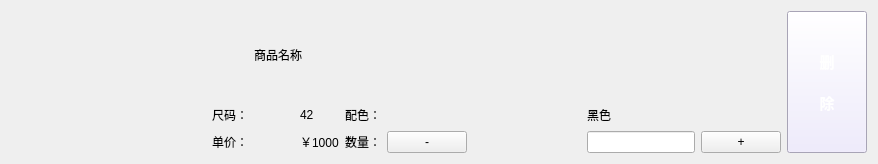
<?xml version="1.0" encoding="UTF-8"?>
<ui version="4.0">
 <class>ShopCartItem</class>
 <widget class="QWidget" name="ShopCartItem">
  <property name="geometry">
   <rect>
    <x>0</x>
    <y>0</y>
    <width>878</width>
    <height>164</height>
   </rect>
  </property>
  <property name="windowTitle">
   <string>Form</string>
  </property>
  <layout class="QGridLayout" name="gridLayout_2">
   <item row="0" column="0">
    <layout class="QGridLayout" name="gridLayout">
     <item row="0" column="0" rowspan="3">
      <widget class="QWidget" name="photowidget" native="true">
       <property name="sizePolicy">
        <sizepolicy hsizetype="Expanding" vsizetype="Expanding">
         <horstretch>0</horstretch>
         <verstretch>0</verstretch>
        </sizepolicy>
       </property>
       <property name="styleSheet">
        <string notr="true"/>
       </property>
      </widget>
     </item>
     <item row="0" column="2" colspan="2">
      <widget class="QLabel" name="lb_shoesname">
       <property name="sizePolicy">
        <sizepolicy hsizetype="Preferred" vsizetype="Preferred">
         <horstretch>0</horstretch>
         <verstretch>0</verstretch>
        </sizepolicy>
       </property>
       <property name="text">
        <string>商品名称</string>
       </property>
      </widget>
     </item>
     <item row="0" column="7">
      <spacer name="verticalSpacer_6">
       <property name="orientation">
        <enum>Qt::Vertical</enum>
       </property>
       <property name="sizeType">
        <enum>QSizePolicy::Expanding</enum>
       </property>
       <property name="sizeHint" stdset="0">
        <size>
         <width>13</width>
         <height>75</height>
        </size>
       </property>
      </spacer>
     </item>
     <item row="1" column="1">
      <widget class="QLabel" name="label_6">
       <property name="text">
        <string>尺码：</string>
       </property>
      </widget>
     </item>
     <item row="1" column="2">
      <spacer name="horizontalSpacer_7">
       <property name="orientation">
        <enum>Qt::Horizontal</enum>
       </property>
       <property name="sizeType">
        <enum>QSizePolicy::Preferred</enum>
       </property>
       <property name="sizeHint" stdset="0">
        <size>
         <width>40</width>
         <height>20</height>
        </size>
       </property>
      </spacer>
     </item>
     <item row="1" column="3">
      <widget class="QLabel" name="lb_shoessize">
       <property name="text">
        <string>42</string>
       </property>
      </widget>
     </item>
     <item row="1" column="4">
      <widget class="QLabel" name="label_7">
       <property name="text">
        <string>配色：</string>
       </property>
      </widget>
     </item>
     <item row="1" column="5">
      <spacer name="horizontalSpacer_8">
       <property name="orientation">
        <enum>Qt::Horizontal</enum>
       </property>
       <property name="sizeHint" stdset="0">
        <size>
         <width>40</width>
         <height>20</height>
        </size>
       </property>
      </spacer>
     </item>
     <item row="1" column="6">
      <widget class="QLabel" name="lb_color">
       <property name="text">
        <string>黑色</string>
       </property>
      </widget>
     </item>
     <item row="2" column="1">
      <widget class="QLabel" name="label_8">
       <property name="text">
        <string>单价：</string>
       </property>
      </widget>
     </item>
     <item row="2" column="3">
      <widget class="QLabel" name="lb_shoesprice">
       <property name="text">
        <string>￥1000</string>
       </property>
      </widget>
     </item>
     <item row="2" column="4">
      <widget class="QLabel" name="label_9">
       <property name="text">
        <string>数量：</string>
       </property>
       <property name="buddy">
        <cstring>le_count</cstring>
       </property>
      </widget>
     </item>
     <item row="2" column="5">
      <widget class="QPushButton" name="pb_countsub">
       <property name="sizePolicy">
        <sizepolicy hsizetype="Fixed" vsizetype="Fixed">
         <horstretch>0</horstretch>
         <verstretch>0</verstretch>
        </sizepolicy>
       </property>
       <property name="text">
        <string>-</string>
       </property>
      </widget>
     </item>
     <item row="2" column="6">
      <widget class="QLineEdit" name="le_count">
       <property name="enabled">
        <bool>true</bool>
       </property>
       <property name="sizePolicy">
        <sizepolicy hsizetype="Fixed" vsizetype="Fixed">
         <horstretch>0</horstretch>
         <verstretch>0</verstretch>
        </sizepolicy>
       </property>
      </widget>
     </item>
     <item row="2" column="7">
      <widget class="QPushButton" name="pb_countadd">
       <property name="sizePolicy">
        <sizepolicy hsizetype="Fixed" vsizetype="Fixed">
         <horstretch>0</horstretch>
         <verstretch>0</verstretch>
        </sizepolicy>
       </property>
       <property name="text">
        <string>+</string>
       </property>
      </widget>
     </item>
     <item row="0" column="8" rowspan="3">
      <widget class="QPushButton" name="pb_delete">
       <property name="sizePolicy">
        <sizepolicy hsizetype="Minimum" vsizetype="Preferred">
         <horstretch>0</horstretch>
         <verstretch>0</verstretch>
        </sizepolicy>
       </property>
       <property name="font">
        <font>
         <family>Adobe 黑体 Std R</family>
         <pointsize>11</pointsize>
         <weight>75</weight>
         <bold>true</bold>
        </font>
       </property>
       <property name="layoutDirection">
        <enum>Qt::LeftToRight</enum>
       </property>
       <property name="styleSheet">
        <string notr="true">color: rgb(255, 255, 255);
background-color: rgb(235, 230, 255);</string>
       </property>
       <property name="text">
        <string>删

除</string>
       </property>
      </widget>
     </item>
    </layout>
   </item>
  </layout>
 </widget>
 <resources/>
 <connections/>
</ui>
